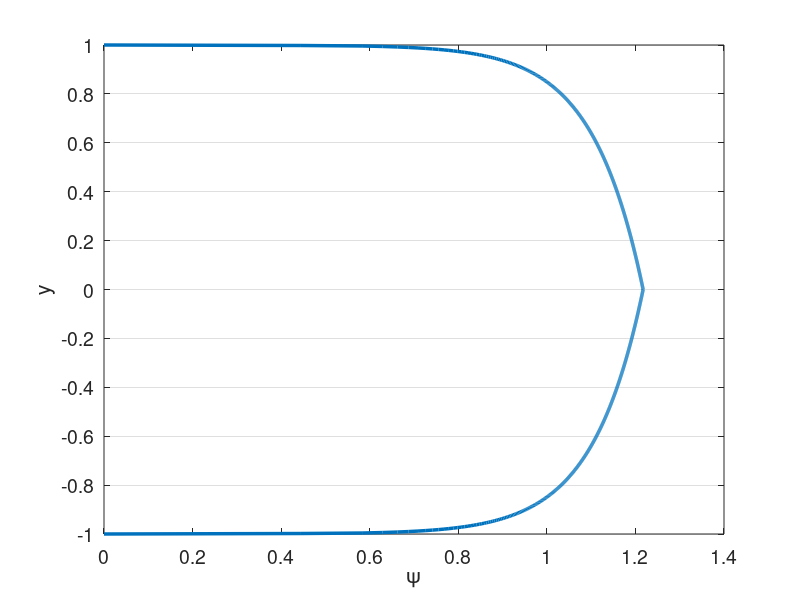

MATLAB code to generate this figure: (Note: this script raises an error after producing the figure.)
% clc
clear all
close all


set(0,'DefaultAxesFontSize',14)
set(0,'defaultLineLineWidth',2.5)
% set(0,'DefaultFigureWindowStyle','docked')


linestyles = {'k-','b-','r-','g-','c-','m-','k--','b--','r--','g--','c--','m--','k-.','b-.','r-.','g-.','c-.','m-.','k:','b:','r:','g:','c:','m:'};
pointstyles = {'ko','bo','ro','go','co','mo','k^','b^','r^','g^','c^','m^','ks','bs','rs','gs','cs','ms','k*','b*','r*','g*','c*','m*','k+','b+','r+','g+','c+','m+'};
%%

%%%%%%%%%%%%%%%%%%%%%%%%%%%%%%%%%%%%%%%%%%%%%%%%%%%%%%%%%%%%%%%%%%
% Navier-Stokes Solver Demo (2D Channel)
%%%%%%%%%%%%%%%%%%%%%%%%%%%%%%%%%%%%%%%%%%%%%%%%%%%%%%%%%%%%%%%%%%

format compact;
format short; 
mu = 1/100000; %1/395; 1/6874;
rho = 1;
Re = rho/mu; 
dpdx = 1;
k_bc_val = 0;
omg_bc_val = 0;

%N=16; E=5; N1=N+1; nL=N1*N1*E;  % 16th order
N=4; % polynomial order  
Ex=1; % Number of elements in x
Ey=10; % Number of elements in y
Tfinal=300; 
CFL=100;

rans_on = 1;
exp_mesh = 0;

soln_dir = "en_method1";
plot_soln = 1;
save_soln = 1;
plot_int = 5000;
save_soln_int = 5000;
restart = 0;
rst_step = 300000;

u_ic = Re;
pert = 0.0;
f_ic = @(x,y) 3/2*(1-y.^2);
% f_ic = @(x,y) 20*(1-y.^8);

%% Enrichment information
en_on = 1;
N_en_y = 1; 
en_mag = 3;
psi = {@(x,y) en_mag*(0.5*(1 - y.^2) + 0.*x), @(x,y) 0.*y + 0.*x};
gpsi = {@(x,y) 0.*y + 0.*x, @(x,y) en_mag*(-1.*y + 0.*x), ...
        @(x,y) 0.*y + 0.*x, @(x,y) 0.*y + 0.*x};
hpsi = {@(x,y) 0.*y + 0.*x, @(x,y) en_mag*(-1 - 0.*y + 0.*x), ...
        @(x,y) 0.*y + 0.*x, @(x,y) 0.*y + 0.*x};
    
% psi = {@(x,y) (0.5*(1 - y.^4) + 0.*x), @(x,y) 0.*y + 0.*x};
% gpsi = {@(x,y) 0.*y + 0.*x, @(x,y) (-2.*y.^3 + 0.*x), ...
%         @(x,y) 0.*y + 0.*x, @(x,y) 0.*y + 0.*x};
% hpsi = {@(x,y) 0.*y + 0.*x, @(x,y) (-6.*y.^2 + 0.*x), ...
%         @(x,y) 0.*y + 0.*x, @(x,y) 0.*y + 0.*x};
%    

    
% Law of the wall
u_tau = sqrt(0.316./(Re.^0.25)/8);
Re_t = u_tau/mu; %Re;
% u_tau = 1;
nu = 1/Re_t;
kap = 0.41;
beta = 5.2;
dypdy = u_tau/nu;
ypb = 11.062299784340414;
yp = @(y) (1-abs(y))*Re_t;
lotw = @(yp) (yp <= ypb).*yp + (yp > ypb).*(1./kap.*log(yp+eps)+beta);
psi = {@(x,y) u_tau*((yp(y) <= ypb).*yp(y) + (yp(y) > ypb).*(1./kap.*log(yp(y)+eps)+beta) + 0.*x), @(x,y) 0.*y + 0.*x};
gpsi = {@(x,y) 0.*y + 0.*x,  @(x,y) -1*sign(y).*u_tau.*(((yp(y) <= ypb).*1 + (yp(y) > ypb).*1./(kap*(yp(y)+eps)))*dypdy + 0.*x),...
        @(x,y) 0.*y + 0.*x, @(x,y) 0.*y + 0.*x};
hpsi = {@(x,y) 0.*y + 0.*x,  @(x,y) u_tau*(((yp(y) <= ypb).*0 + (yp(y) > ypb).*-1./(kap*(yp(y)+eps).^2))*dypdy*dypdy + 0.*x),...
        @(x,y) 0.*y + 0.*x, @(x,y) 0.*y + 0.*x};
    

%% Plot psi
figure(5)
ys_plot = linspace(-1,1,1000);
plot(psi{1}(0,ys_plot),ys_plot)
xlabel('\psi')
ylabel('y')
set(gca, 'YGrid', 'on', 'XGrid', 'off')
yticks(linspace(-1,1,Ey+1));

psi_p = psi{1}(0,N_en_y*2/Ey-1);
dypsi_p1 = gpsi{2}(0,N_en_y*2/Ey-1);
dypsi_p2 = gpsi{2}(0,1-N_en_y*2/Ey);

%% Begin Solve
E=Ex*Ey; % Total number of elements
N1=N+1;
disp("Generating Matrices")
Q=makeq(Ex,Ey,N); % Global continuity
R=maker(Q,Ex,N); % Restriction matrix, applies Dirichlet conditions
[X,Y]=make_geom_channel(Ex,Ey,N);      % Geometry in local form
if exp_mesh
    [X,Y]=make_geom_channel_exp(Ex,Ey,N);      % Geometry in local form
end
en_b_nodes = get_en_bound_nodes(Ex,Ey,N,N_en_y);
dom_vol = (max(max(max(X)))-min(min(min(X))))*(max(max(max(Y)))-min(min(min(Y))));

Ys = zeros(Ey*length(Y(1,:,1)),1);
for i = 1:Ey
    Ys((i-1)*(N+1)+1:(i)*(N+1)) = Y(1,:,(i-1)*Ex+1);
end
        
[G,J,ML,RX]=make_coef(X,Y);
[Ah,Bh,Ch,Dh,z,w]=semhat(N);
[Gs, Gs_x, Gs_y] =  face_mats(X,Y,E,N);
Gs_c = R*Q'*apply_en_cont(Gs,en_b_nodes,psi_p);
Gsb = R*Q'*Gs*Q*R';


[n,nb]=size(R); 
nL=N1*N1*E;

Ab=spalloc(nL,nL,nL*N);    %  Generate Abar
for j=1:nL
    x=zeros(nL,1); 
    x(j)=1; 
    Ab(:,j)=abar_c(x,Dh,G,Q);  % assembled Neumann Operator
end
A_c=R*Q'*apply_en_cont(Ab,en_b_nodes,psi_p);
S_check=full(Ab);
Ab = Q'*Ab*Q;
A=R*Ab*R'; % Full stiffness matrix
Bb=reshape(ML,nL,1); % Form Mass matrix
Bb=diag(Bb); 
Bb=sparse(Bb); 
Ma=R*Q'*Bb*Q*R'; % Assembling mass matrix  % Full mass matrix
M_c = R*Q'*apply_en_cont(Bb,en_b_nodes,psi_p);


%% Form matrices for rans

[L_x,L_y,J_x,J_y] = dir_jac(E,X,Y);
w2d = w*w';
w1d = reshape(w2d,[N1*N1,1])';
[dphi_dxi, dphi_deta, dphi_dx, dphi_dy, dpdx_dpdx, dpdy_dpdy, dpdx_dpdy, ...
        dpdx_dpdx_flat, dpdy_dpdy_flat, dpdx_dpdy_flat] ...
    = get_phi_grads(N1,Dh,E,J_x,J_y);
dphi_dx_flat = reshape(dphi_dx,N1*N1,N1*N1,E);
dphi_dy_flat = reshape(dphi_dy,N1*N1,N1*N1,E);

w2d_e = zeros(N+1,N+1,E);
for ie = 1:E
    w2d_e(:,:,ie) = w2d*L_x(ie)/2*L_y(ie)/2;
end

% myA = zeros(N1*N1*E);
% for ie=1:E
%     for i=1:N1*N1
%         for j=1:N1*N1
%             myA((ie-1)*N1*N1+i,(ie-1)*N1*N1+j) = ... 
%                 sum(J(:,:,ie).*w2d.*dpdx_dpdx(:,:,i,j,ie) ...
%                + J(:,:,ie).*w2d.*dpdy_dpdy(:,:,i,j,ie),'All');           
%         end
%     end    
% end

A_x = form_Ax(N1,E,w2d,J_x,J,dpdx_dpdx,ones(size(J)));
A_y = form_Ay(N1,E,w2d,J_y,J,dpdy_dpdy,ones(size(J)));
A_xy = form_Axy(N1,E,w2d,J_x,J_y,J,dpdx_dpdy,ones(size(J)));


SS = zeros(N1,N1,E,2,2);
OS = zeros(N1,N1,E,2,2);
dudx = zeros(N1,N1,E);
dudy = zeros(N1,N1,E);
dvdx = zeros(N1,N1,E);
dvdy = zeros(N1,N1,E);
dkdx = zeros(N1,N1,E);
dkdy = zeros(N1,N1,E);
domgdx = zeros(N1,N1,E);
domgdy = zeros(N1,N1,E);

%%
M_check=full(Bb);

Ma_uv_check = zeros(2*nL);
Ma_uv_check(1:nL,1:nL) = M_check;
Ma_uv_check(nL+1:2*nL,nL+1:2*nL) = M_check;
A_uv_check = zeros(2*nL);
A_uv_check(1:nL,1:nL) = S_check;
A_uv_check(nL+1:2*nL,nL+1:2*nL) = S_check;

M_q = full(Ma);
S_q = full(A);


%%
% Assemble overall system matrices
nn = length(Ma); % number of nodes in the domain
Ma_uv = zeros(2*nn);
Ma_uv(1:nn,1:nn) = Ma;
Ma_uv(nn+1:2*nn,nn+1:2*nn) = Ma;
Ma_uv = sparse(Ma_uv);
A_uv = zeros(2*nn);
A_uv(1:nn,1:nn) = A;
A_uv(nn+1:2*nn,nn+1:2*nn) = A;
A_uv = sparse(A_uv);
ML_uv = zeros(2*(N+1),2*(N+1),E);
ML_uv(1:N+1,1:N+1,1:E) = ML;
ML_uv(N+2:2*(N+1),N+2:2*(N+1),1:E) = ML;
G_uv = zeros(2*nn);
G_uv(1:nn,1:nn) = Gsb;
G_uv(nn+1:2*nn,nn+1:2*nn) = Gsb;
G_uv = sparse(G_uv);



%% Assemble enrichment matrices
psi_xy{1} = psi{1}(X,Y);
psi_xy{2} = psi{2}(X,Y);
gpsi_xy{1} = gpsi{1}(X,Y);
gpsi_xy{2} = gpsi{2}(X,Y);
gpsi_xy{3} = gpsi{3}(X,Y);
gpsi_xy{4} = gpsi{4}(X,Y);
psi_xy_act{1} = zeros(size(X));
psi_xy_act{2} = zeros(size(X));
gpsi_xy_act{1} = zeros(size(X));
gpsi_xy_act{2} = zeros(size(X));
gpsi_xy_act{3} = zeros(size(X));
gpsi_xy_act{4} = zeros(size(X));
if en_on
    for iy = 1:Ey
        for ix = 1:Ex
            if ((iy <= N_en_y) || (iy > Ey-N_en_y))
                i = (iy-1)*Ex+ix;
                psi_xy_act{1}(:,:,i) = psi_xy{1}(:,:,i);
                psi_xy_act{2}(:,:,i) = psi_xy{2}(:,:,i);
                gpsi_xy_act{1}(:,:,i) = gpsi_xy{1}(:,:,i);
                gpsi_xy_act{2}(:,:,i) = gpsi_xy{2}(:,:,i);
                gpsi_xy_act{3}(:,:,i) = gpsi_xy{3}(:,:,i);
                gpsi_xy_act{4}(:,:,i) = gpsi_xy{4}(:,:,i);
            end
        end
    end
end
if en_on
    disp("Computing enrichment")
    [Mp,Sp,T1,T2,T1_alt,T1_alt2,Mp_alt,Sp_alt,z_en,w_en] = enrich_mats(X,Y,E,N,psi,gpsi,hpsi,J);
    nb = N1*N1;
    
    [L_x_e,L_y_e,Jac_e,gpsi_e,Jac_e_flat,gpsi_e_flat] =  precomp_en(X,Y,E,N,psi,gpsi,hpsi);  
        
    for is=1:2
        Mp_all{is} = zeros(nb*E,nb*E);
        Sp_all{is} = zeros(nb*E,nb*E);
        T1_all{is} = zeros(N+1,N+1,E);
        T2_all{is} = zeros(N+1,N+1,E);
        T1_alt_all{is} = zeros(N+1,N+1,E);
        T1_alt2_all{is} = zeros(N+1,N+1,E);
        Mp_alt_all{is} = zeros(nb*E,nb*E);
        Sp_alt_all{is} = zeros(nb*E,nb*E);
        
        T1_rs{is} = reshape(T1{is},[N+1,N+1,E]);
        T2_rs{is} = reshape(T2{is},[N+1,N+1,E]);
        T1_alt_rs{is} = reshape(T1_alt{is},[N+1,N+1,E]);
        T1_alt2_rs{is} = reshape(T1_alt2{is},[N+1,N+1,E]);
        
        % TODO: Assemble differently for different elements
        for iy = 1:Ey
            for ix = 1:Ex
                i = (iy-1)*Ex+ix;
                if ((iy <= N_en_y) || (iy > Ey-N_en_y))
                    Mp_all{is}((i-1)*nb+1:i*nb,(i-1)*nb+1:i*nb) = Mp{is}(:,:,i);
                    Sp_all{is}((i-1)*nb+1:i*nb,(i-1)*nb+1:i*nb) = Sp{is}(:,:,i);
                    T1_all{is}(:,:,i) = T1_rs{is}(:,:,i); 
                    T2_all{is}(:,:,i) = T2_rs{is}(:,:,i);
                    T1_alt_all{is}(:,:,i) = T1_alt_rs{is}(:,:,i); 
                    T1_alt2_all{is}(:,:,i) = T1_alt2_rs{is}(:,:,i); 
                end                
            end
        end
        %%
        if is == 1
            Mp_check_1 = full(Mp_all{is});
            Sp_check_1 = full(Sp_all{is});
            T1_check_1 = full(T1_all{is});
            T2_check_1 = full(T2_all{is});
            Mp_check_2 = zeros(size(Mp_all{is}));
            Sp_check_2 = zeros(size(Mp_all{is}));
            T1_check_2 = zeros(size(Mp_all{is}));
            T2_check_2 = zeros(size(Mp_all{is}));
        elseif is == 2
            Mp_check_2 = full(Mp_all{is});
            Sp_check_2 = full(Sp_all{is});
            T1_check_2 = full(T1_all{is});
            T2_check_2 = full(T2_all{is});
        end
        %%
        Mp_all{is} = sparse(Mp_all{is});        
        Mp_full{is} = Mp_all{is};
        Mp_all_c{is} = R*Q'*apply_en_cont(Mp_all{is},en_b_nodes,psi_p);
        Mp_all{is} = R*Q'*Mp_all{is}*Q*R';
        Sp_all{is} = sparse(Sp_all{is});
        Sp_full{is} = Sp_all{is};
        Sp_all_c{is} = R*Q'*apply_en_cont(Sp_all{is},en_b_nodes,psi_p);
        Sp_all_Q{is} = Q'*Sp_all{is}*Q;
        Sp_all{is} = R*Q'*Sp_all{is}*Q*R';
        
        Mp_alt_all{is} = sparse(Mp_alt_all{is});        
        Mp_alt_all_c{is} = R*Q'*apply_en_cont(Mp_alt_all{is},en_b_nodes,psi_p);
        Mp_alt_all{is} = R*Q'*Mp_alt_all{is}*Q*R';   
    end
    
    Mp_uv = zeros(2*nn);
    Sp_uv = zeros(2*nn);
    Mp_uv(1:nn,1:nn) = Mp_all{1};
    Mp_uv(1:nn,nn+1:2*nn) = Mp_all{2};
    Sp_uv(1:nn,1:nn) = Sp_all{1};
    Sp_uv(nn+1:2*nn,nn+1:2*nn) = Sp_all{1};
    
    %%
    Mp_uv_check = zeros(2*nL);
    Mp_uv_check(1:nL,1:nL) = Mp_check_1;
    Mp_uv_check(1:nL,nL+1:2*nL) = Mp_check_2;
    Sp_uv_check(1:nL,1:nL) = Sp_check_1;
    Sp_uv_check(nL+1:2*nL,nL+1:2*nL) = Sp_check_1;
    Mp_q_1 = full(Mp_all{1});
    Sp_q_1 = full(Sp_all{1});
    
    Mp_q_2 = full(Mp_all{2});
    Sp_q_2 = full(Sp_all{2});
    %%

    Mp_uv = sparse(Mp_uv);
    Sp_uv = sparse(Sp_uv);   
end

%%

dxmin=pi*(z(N1)-z(N))/(2*Ex); % Get min dx for CFL constraint
dt=CFL*dxmin/u_ic; 

% dt = 1e-3;
nstep=ceil(Tfinal/dt); 
dt=Tfinal/nstep; 
% Print information
nstep
dt
yp1 = (1+Y(1,2))*Re

disp("Computing inverse")
Ai=pinv(full(Ab)); 

disp("Setting Initial Conditions")
% Initial conditions
u=u_ic*ones(size(ML)); 
v=0*ML;
k=k_bc_val*ones(size(ML));
omg=omg_bc_val*ones(size(ML));

for e = 1:E
    for i = 1:N+1
        for j = 1:N+1
            u(i,j,e) = f_ic(X(i,j,e),Y(i,j,e))+pert*rand()*u_ic;
            v(i,j,e) = v(i,j,e)+pert*rand()*u_ic;
            if en_on
                if ((e <= Ex*N_en_y) || (e > (Ey-N_en_y)*Ex))
                    u(i,j,e) = u(i,j,e) - psi{1}(X(i,j,e),Y(i,j,e));
                    v(i,j,e) = v(i,j,e) - psi{2}(X(i,j,e),Y(i,j,e));
                end
            end
        end
    end
end

darcy = 0.316./(Re.^0.25);
u_tau = sqrt(darcy/8);
% u_tau = 1;
% u_tau = sqrt(0.316./(Re.^0.25)/8);
Yp = max((1-abs(Y))*u_tau*Re,1e-3)+eps;
sigma = 0.6;
fact = exp((-(log10(Yp)-1).^2)./(2*sigma.^2));
k = k_bc_val + 4.5*u_tau*u_tau*fact;

eps_s = 3;
omg_bc_val = 0; %40000*u_tau.^2/(mu*eps_s.^2);
omg = omg_bc_val + 0.5*Re*u_tau*u_tau*fact;

% u = apply_en_cont_soln(u,en_b_nodes,psi_p);
u1_0=u; u2_0=u; u3_0=u; fx3_0=u; fx2_0=u; fx1_0=u; u_0 = u;
v1_0=v; v2_0=v; v3_0=v; fy3_0=v; fy2_0=v; fy1_0=v; v_0 = v;
u1=u; u2=u; u3=u; fx3=u; fx2=u; fx1=u;
v1=v; v2=v; v3=v; fy3=v; fy2=v; fy1=v;
k1=k; k2=k; k3=k; fk3=k; fk2=k; fk1=k;
omg1=omg; omg2=omg; omg3=omg; fomg3=omg; fomg2=omg; fomg1=omg;

F = dpdx*ones(size(ML));
% Fb=reshape(ML.*F,nL,1); %% Output
% 
% Fb=Bb\(Q'*Fb);  

uv = [u;v];

%%
uv_ic_check = uv;

%% Setup BC if nonzero
% u_bc = ones(size(u)).*((Y==1)+(Y==-1));
% u_bc = reshape(ML.*u_bc,nL,1);
% u_bc = Bb\(Q'*u_bc);

k_bc = k_bc_val.*ones(size(k));
k_bc = reshape(ML.*k_bc,nL,1);
k_bc = (Q'*Bb*Q)\(Q'*k_bc);

omg_bc = omg_bc_val.*ones(size(omg));
omg_bc = reshape(ML.*omg_bc,nL,1);
omg_bc = (Q'*Bb*Q)\(Q'*omg_bc);

%%
disp("Timestepping")
step = 1;
if (restart == 1)
   fname = strcat(soln_dir,"/soln_Re_",num2str(Re),"_P_",num2str(N),"_",num2str(Ex),"x",num2str(Ey),"_step_",num2str(rst_step),".mat");
   load(fname);
   step = rst_step;
end

plot1 = 1;
time = 0;
plot1 = post_channel(N,Ex,Ey,w,X,Y,Ys,en_on,step,time,u,psi_xy,N_en_y,plot1);
if save_soln
    mkdir(soln_dir);
end
%%
% psi_len = length(M_c);
% psi_c = zeros(psi_len,1);
% psi_c(1:psi_len/2) = -1*ones(psi_len/2,1)*psi_p;
% psi_c(psi_len/2+1:psi_len) = 1*ones(psi_len/2,1)*psi_p;

while step <= nstep
    % Form combined u for RANS terms
    u_comb = u;
    if en_on
        u_comb = u+psi_xy_act{1};
    end
    
    %% Form S
    u_flat = reshape(u,N1*N1,E);
    v_flat = reshape(v,N1*N1,E);
    k_flat = reshape(k,N1*N1,E);
    omg_flat = reshape(omg,N1*N1,E);

    
    for ie = 1:E
        dudx(:,:,ie) = reshape(dphi_dx_flat(:,:,ie)*u_flat(:,ie),N1,N1);
        dvdx(:,:,ie) = reshape(dphi_dx_flat(:,:,ie)*v_flat(:,ie),N1,N1);
        dudy(:,:,ie) = reshape(dphi_dy_flat(:,:,ie)*u_flat(:,ie),N1,N1);
        dvdy(:,:,ie) = reshape(dphi_dy_flat(:,:,ie)*v_flat(:,ie),N1,N1);
        dkdx(:,:,ie) = reshape(dphi_dx_flat(:,:,ie)*k_flat(:,ie),N1,N1);
        dkdy(:,:,ie) = reshape(dphi_dy_flat(:,:,ie)*k_flat(:,ie),N1,N1);
        domgdx(:,:,ie) = reshape(dphi_dx_flat(:,:,ie)*omg_flat(:,ie),N1,N1);
        domgdy(:,:,ie) = reshape(dphi_dy_flat(:,:,ie)*omg_flat(:,ie),N1,N1);
    end
    
    if en_on
        dudx = dudx + gpsi_xy_act{1};
        dudy = dudy + gpsi_xy_act{2};
        dvdx = dvdx + gpsi_xy_act{3}; % Doesn't matter given assumptions
        dvdy = dvdy + gpsi_xy_act{4}; % Doesn't matter given assumptions
    end
    
    SS(:,:,:,1,1) = 1/2*(dudx+dudx);
    SS(:,:,:,1,2) = 1/2*(dudy+dvdx);
    SS(:,:,:,2,1) = 1/2*(dvdx+dudy);
    SS(:,:,:,2,2) = 1/2*(dvdy+dvdy);
    OS(:,:,:,1,1) = 1/2*(dudx-dudx);
    OS(:,:,:,1,2) = 1/2*(dudy-dvdx);
    OS(:,:,:,2,1) = 1/2*(dvdx-dudy);
    OS(:,:,:,2,2) = 1/2*(dvdy-dvdy);
    

    %% Get rans values
    [mu_t,gam_k,gam_omg,G_k,G_omg,Y_k,Y_omg,S_k,S_omg,R1,R2,R3,omg_w] ...
        = get_rans_coeffs(rho,mu,k,omg,SS,OS,dkdx,dkdy,domgdx,domgdy,Y,u_comb,v);
    if ~rans_on
        mu_t = zeros(size(mu_t));
    end
    Re_t = rho./(mu_t+eps);
    Re_comb = rho./(mu*ones(size(mu_t))+mu_t);
    Re_k = rho./gam_k;
    Re_omg = rho./gam_omg;
    %% Timestepping
    time=step*dt;
    if step==1; b0=1.0;    b= [ -1 0 0 ]';       a=[ 1  0 0 ]'; end
    if step==2; b0=1.5;    b=([ -4 1 0 ]')./2;   a=[ 2 -1 0 ]'; end
    if step>=3; b0=11./6.; b=([ -18 9 -2 ]')./6; a=[ 3 -3 1 ]'; end

    if ~rans_on
        % Compute A
        [A_x_full,A_y_full,A_xy_full] = form_Ax_Ay_Axy(N1,E,w1d,J,dpdx_dpdx_flat,dpdy_dpdy_flat,dpdx_dpdy_flat,Re_comb);
        A_x = R*Q'*A_x_full*Q*R';
        A_y = R*Q'*A_y_full*Q*R';
        A_xy = R*Q'*A_xy_full*Q*R';
        A_uv = zeros(2*nn);
        A_uv(1:nn,1:nn) = 2*A_x+A_y+A_xy;
        A_uv(nn+1:2*nn,nn+1:2*nn) = A_x+2*A_y+A_xy';
        A_uv = sparse(A_uv);
        
        T1_rhs = 0;
        
        if en_on
            A_full = 2*A_x_full+A_y_full+A_xy_full;
            A_c=R*Q'*apply_en_cont(A_full,en_b_nodes,psi_p);
            [T1_new] = form_T1_psi(E,N,w1d,Jac_e_flat,dphi_dy_flat,gpsi_e_flat,Re_comb,N_en_y);
            T1_rhs = (dt/b0)*R*Q'*reshape(T1_new,nL,1);
            
            H_uv = (Ma_uv + (A_uv)*dt/(b0) + dt/b0*(Mp_uv + Sp_uv));
            H_c = (M_c + (A_c)*dt/(b0) + dt/b0*(Mp_all_c{1}+Sp_all_c{1}));
            if en_on == 2
                H_uv = (Ma_uv + (A_uv)*dt/(b0*Re)); % + dt/b0*(Mp_uv + Sp_uv));
                H_c = (M_c + (A_c)*dt/(b0*Re)); % + dt/b0*(Mp_all_c{1}+Sp_all_c{1}));
            end
            %             H_q = full(H_uv);
            rhs_c = (H_c);
            [LH_uv,UH_uv]=lu(H_uv);
        end
    end
    
%     if step>=3
        if en_on
%             A_full = 2*A_x_full+A_y_full+A_xy_full;
%             A_c=R*Q'*apply_en_cont(A_full,en_b_nodes,psi_p);
% 
% %             H_x=(Ma + A*dt/(b0*Re) + dt/b0*(Mp_all{1} + Sp_all{1}));
% %             H_y=(Ma + A*dt/(b0*Re));
% %             [LH_x,UH_x]=lu(H_x);
% %             [LH_y,UH_y]=lu(H_y);
%             terms_x = 1/Re*(T1_all{1})+T2_all{1};
%             terms_y = 1/Re*(T1_all{2})+T2_all{2};
%             
% %             T1_comp = 1/Re*reshape(T1_alt_all{1},nL,1);
%             [T1_new] = form_T1_psi(E,N,w1d,Jac_e_flat,dphi_dy_flat,gpsi_e_flat,Re_comb,N_en_y);
%             
%             T1_rhs = (dt/b0)*R*Q'*reshape(T1_new,nL,1);
%             
%             H_uv = (Ma_uv + (A_uv)*dt/(b0) + dt/b0*(Mp_uv + Sp_uv));
%             H_c = (M_c + (A_c)*dt/(b0) + dt/b0*(Mp_all_c{1}+Sp_all_c{1}));
%             if en_on == 2
%                 H_uv = (Ma_uv + (A_uv)*dt/(b0*Re)); % + dt/b0*(Mp_uv + Sp_uv));
%                 H_c = (M_c + (A_c)*dt/(b0*Re)); % + dt/b0*(Mp_all_c{1}+Sp_all_c{1}));
%             end
% %             H_q = full(H_uv);
%             rhs_c = (H_c);
%             [LH_uv,UH_uv]=lu(H_uv);
            
            if rans_on
                [A_x_k,A_y_k] = form_Ax_Ay(N1,E,w1d,J,dpdx_dpdx_flat,dpdy_dpdy_flat,Re_k);
                A_k = R*Q'*(A_x_k + A_y_k)*Q*R';
                Ab_k = Q'*(A_x_k + A_y_k)*Q;
                H_k=(Ma+A_k*dt/(b0)+dt/b0*Sp_all{1});
                H_k_bar = (Q'*Bb*Q+ Ab_k*dt/(b0)+dt/b0*Sp_all_Q{1});
                if en_on == 2
                    H_k=(Ma+A_k*dt/(b0));%+dt/b0*Sp_all{1});
                    H_k_bar = (Q'*Bb*Q+ Ab_k*dt/(b0));%+dt/b0*Sp_all_Q{1});
                end
        
                [LH_k,UH_k]=lu(H_k);
        
                % Assuming Re_omg=Re_k
                H_omg = H_k;
                H_omg_bar = H_k_bar;
                LH_omg = LH_k;
                UH_omg = UH_k;
            end
        else
%             H=(Ma + A*dt/(b0*Re));
%             [LH_x,UH_x]=lu(H);
%             LH_y = LH_x;
%             UH_y = UH_x;

            terms_x = zeros(N+1,N+1,E);
            terms_y = zeros(N+1,N+1,E);
            T1_rhs = 0;
            
            H_uv = (Ma_uv + (A_uv)*dt/(b0));
%             H_check = (Ma_uv_check + A_uv_check*dt/(b0*Re)); 
            rhs_c = zeros(size(Ma(:,1)));
            [LH_uv,UH_uv]=lu(H_uv);
            
%             Hbar=(Bb+ Ab*dt/(b0*Re));
            if rans_on
                [A_x_k,A_y_k] = form_Ax_Ay(N1,E,w1d,J,dpdx_dpdx_flat,dpdy_dpdy_flat,Re_k);
                A_k = R*Q'*(A_x_k + A_y_k)*Q*R';
                Ab_k = Q'*(A_x_k + A_y_k)*Q;
                H_k=(Ma+A_k*dt/(b0));
                H_k_bar = (Q'*Bb*Q+ Ab_k*dt/(b0));
        
                [LH_k,UH_k]=lu(H_k);
        
                % Assuming Re_omg=Re_k
                H_omg = H_k;
                H_omg_bar = H_k_bar;
                LH_omg = LH_k;
                UH_omg = UH_k;
            end
        end
        
        b0i=1./b0;
%     end % Viscous op

 
    %% uv version
    
%   Nonlinear step - unassembled, not multiplied by mass matrix
%     uv_0 = [u_rhs_0+rhs_c;v_rhs_0];
%     uv_0=UH_uv\(LH_uv\uv_0);
%     
%     u_0 = uv_0(1:nn);
%     v_0 = uv_0(nn+1:2*nn);
%     u_0=Q*(R'*u_0);
%     if en_on
%         u_0 = apply_en_cont_soln(Ey,N_en_y,en_b_nodes,u_0,psi_p);
%     end
%     u_0=reshape(u_0,N1,N1,E);
%     v_0=Q*(R'*v_0);
%     v_0=reshape(v_0,N1,N1,E);
    
    %% Setup Convection terms and forcing terms
    fx1 = -convl(u,RX,Dh,u,v); % + F; % du = Cu  
    fy1 = -convl(v,RX,Dh,u,v); % dv = Cv
    fk1 = -convl(k,RX,Dh,u,v) + G_k - Y_k + S_k; % dk = Ck
    fomg1 = -convl(omg,RX,Dh,u,v) + G_omg - Y_omg + S_omg + R1 + R2 + R3; % domg = Comg
    fx1_0 = F;
    fy1_0 = zeros(size(F));
    
    if en_on == 2
        en_u = dt/b0*((Sp_full{1}+Mp_full{1})*reshape(u,nL,1)+Mp_full{2}*reshape(v,nL,1));
        en_u = reshape(en_u,N1,N1,E);
        en_u_0 = dt/b0*((Sp_full{1}+Mp_full{1})*reshape(u_0,nL,1)+Mp_full{2}*reshape(v_0,nL,1));
        en_u_0 = reshape(en_u_0,N1,N1,E);
        en_v = dt/b0*Mp_full{2}*reshape(v,nL,1);
        en_v = reshape(en_v,N1,N1,E);
        
        en_k = dt/b0*Sp_full{1}*reshape(k,nL,1);
        en_k = reshape(en_k,N1,N1,E); 
        en_omg = dt/b0*Sp_full{1}*reshape(omg,nL,1);
        en_omg = reshape(en_omg,N1,N1,E); 
        
        
        % SRB
        fx1 = fx1 - en_u;
        fx1_0 = fx1_0;% - en_u_0; 
        fy1 = fy1 - en_v;
        fk1 = fk1 - en_k;
        fomg1 = fomg1 - en_omg;
    end
    
    %% Setup residual terms in bdf

    rx   = a(1)*fx1   + a(2)*fx2   + a(3)*fx3; % kth-order extrapolation
    ry   = a(1)*fy1   + a(2)*fy2   + a(3)*fy3;
    rk   = a(1)*fk1   + a(2)*fk2   + a(3)*fk3;
    romg = a(1)*fomg1 + a(2)*fomg2 + a(3)*fomg3;
    rx_0 = a(1)*fx1_0   + a(2)*fx2_0   + a(3)*fx3_0;
    ry_0 = a(1)*fy1_0   + a(2)*fy2_0   + a(3)*fy3_0;

    fx3=fx2; fx2=fx1; 
    fy3=fy2; fy2=fy1; 
    fk3=fk2; fk2=fk1;
    fomg3=fomg2; fomg2=fomg1;
    fx3_0=fx2_0; fx2_0=fx1_0; 
    fy3_0=fy2_0; fy2_0=fy1_0; 

    %% Add residual terms to bdf
    rx  = dt*rx - (b(1)*u+b(2)*u2+b(3)*u3); u3=u2; u2=u; % Add BDF terms
    ry  = dt*ry - (b(1)*v+b(2)*v2+b(3)*v3); v3=v2; v2=v; %     and
    rk  = dt*rk - (b(1)*k+b(2)*k2+b(3)*k3); k3=k2; k2=k;
    romg = dt*romg - (b(1)*omg+b(2)*omg2+b(3)*omg3); omg3=omg2; omg2=omg;
    rx_0  = dt*rx_0 - (b(1)*u_0+b(2)*u2_0+b(3)*u3_0); u3_0=u2_0; u2_0=u_0; % Add BDF terms
    ry_0  = dt*ry_0 - (b(1)*v_0+b(2)*v2_0+b(3)*v3_0); v3_0=v2_0; v2_0=v_0; % Add BDF terms
    
    ut  = b0i*rx; 
    vt  = b0i*ry; 
    k   = b0i*rk;
    omg = b0i*romg;
    ut_0  = b0i*rx_0; 
    vt_0  = b0i*ry_0; 
% 
%   uL=ut; vL=vt;
%   uL_0=ut_0;
%   vL_0=vt_0;
%   pr =0;
%   pr_0 = 0;
    [uL,vL,pr]=pressure_project(ut,vt,Ai,Q,ML,RX,Dh); % Div-free velocity
    [uL_0,vL_0,pr_0]=pressure_project(ut_0,vt_0,Ai,Q,ML,RX,Dh); % Div-free velocity
    pr = (b0/dt)*pr;
    pr_0 = (b0/dt)*pr_0;
    

    %%

    %   Set RHS.                 %Viscous update. %  Convert to local form.
%     u=R*(Q'*reshape(ML.*uL,nL,1)-Hbar*u_bc);
    u_rhs=R*(Q'*reshape(ML.*uL,nL,1));
    v_rhs=R*(Q'*reshape(ML.*vL,nL,1));
    u_rhs_0=R*(Q'*reshape(ML.*uL_0,nL,1));
    v_rhs_0=R*(Q'*reshape(ML.*vL_0,nL,1));
    
    if rans_on
        k_rhs=R*(Q'*reshape(ML.*k,nL,1));%-H_k_bar*k_bc);
        omg_rhs=R*(Q'*reshape(ML.*omg,nL,1));%-H_omg_bar*omg_bc);
    end
    
    %%
    
    % Solve k and omg first
    if rans_on
        k = UH_k\(LH_k\k_rhs);
        omg = UH_omg\(LH_omg\omg_rhs);
        k=Q*(R'*k);%+k_bc);
        omg=Q*(R'*omg);%+omg_bc);
        k=reshape(k,N1,N1,E);
        omg=reshape(omg,N1,N1,E);
        mu_t = rho.*k./(omg_w+omg);
        
        % recompute matrices for uv 
        Re_t = rho./(mu_t+eps);
        Re_comb = rho./(mu*ones(size(mu_t))+mu_t*rans_on);
        
        [A_x_full,A_y_full,A_xy_full] = form_Ax_Ay_Axy(N1,E,w1d,J,dpdx_dpdx_flat,dpdy_dpdy_flat,dpdx_dpdy_flat,Re_comb);
        A_x = R*Q'*A_x_full*Q*R';
        A_y = R*Q'*A_y_full*Q*R';
        A_xy = R*Q'*A_xy_full*Q*R';
        A_uv = zeros(2*nn);
        A_uv(1:nn,1:nn) = 2*A_x+A_y+A_xy;
        A_uv(nn+1:2*nn,nn+1:2*nn) = A_x+2*A_y+A_xy';
        A_uv = sparse(A_uv);
                
        H_uv = (Ma_uv + (A_uv)*dt/(b0));
        %             H_check = (Ma_uv_check + A_uv_check*dt/(b0*Re));
        rhs_c = zeros(size(Ma(:,1)));
        [LH_uv,UH_uv]=lu(H_uv);
        
        if en_on           
            A_full = 2*A_x_full+A_y_full+A_xy_full;
            A_c=R*Q'*apply_en_cont(A_full,en_b_nodes,psi_p);
            [T1_new] = form_T1_psi(E,N,w1d,Jac_e_flat,dphi_dy_flat,gpsi_e_flat,Re_comb,N_en_y);
            T1_rhs = (dt/b0)*R*Q'*reshape(T1_new,nL,1);
            
            H_uv = (Ma_uv + (A_uv)*dt/(b0) + dt/b0*(Mp_uv + Sp_uv));
            H_c = (M_c + (A_c)*dt/(b0) + dt/b0*(Mp_all_c{1}+Sp_all_c{1}));
            if en_on == 2
                H_uv = (Ma_uv + (A_uv)*dt/(b0*Re)); % + dt/b0*(Mp_uv + Sp_uv));
                H_c = (M_c + (A_c)*dt/(b0*Re)); % + dt/b0*(Mp_all_c{1}+Sp_all_c{1}));
            end
%             H_q = full(H_uv);
            rhs_c = (H_c);
            [LH_uv,UH_uv]=lu(H_uv);
        end
    end
    
    % SRB
    u_rhs = u_rhs + T1_rhs;
    u_rhs_0 = u_rhs_0;% + T1_rhs;
    
    %% Solve for u_0, v_0, p_0
    % SRB
    uv_0 = [u_rhs_0;v_rhs_0];
    uv_0=UH_uv\(LH_uv\uv_0);
    
    u_0 = uv_0(1:nn);
    v_0 = uv_0(nn+1:2*nn);
    u_0=Q*(R'*u_0);
    %SRB
%     if en_on
%         u_0 = apply_en_cont_soln(Ey,N_en_y,en_b_nodes,u_0,psi_p);
%     end
    u_0=reshape(u_0,N1,N1,E);
    v_0=Q*(R'*v_0);
    v_0=reshape(v_0,N1,N1,E);
    
    
    %% Solve for u', v', p'
    %SRB
    uv = [u_rhs+rhs_c;v_rhs];
    uv=UH_uv\(LH_uv\uv); 
   
    u = uv(1:nn);
    v = uv(nn+1:2*nn);
    u=Q*(R'*u);
    %SRB
    if en_on
        u = apply_en_cont_soln(Ey,N_en_y,en_b_nodes,u,psi_p);
    end
    u=reshape(u,N1,N1,E);
    v=Q*(R'*v);
    v=reshape(v,N1,N1,E);
    
    %% Add in forcing term
    u_comb = u;
    u_0_comb = u_0;
    if en_on
        u_comb = u+psi_xy_act{1};
%         u_0_comb = u_0+psi_xy_act{1};
    end
    % Integrate domain
    avg_u = sum(u_comb.*w2d_e,'All')/dom_vol;
    avg_u_0 = sum(u_0_comb.*w2d_e,'All')/dom_vol;
    alpha_0 = (1-avg_u)/avg_u_0;
    
    % SRB 
    u = u + alpha_0*u_0;
%     u_comb = u_comb + alpha_0*u_comb;
%     u =  u_comb;
%     if en_on
%         u = u_comb - psi_xy_act{1};
%     end
    v = v + alpha_0*v_0;
    pr = pr + alpha_0*pr_0;
    
    
%% Output
    if mod(step,plot_int)==0 && plot_soln
        [plot1,u_mean] = post_channel(N,Ex,Ey,w,X,Y,Ys,en_on,step,time,u,psi_xy,N_en_y,plot1);
%         avg_u = sum(u.*w2d_e,'All')/dom_vol
    end
    if mod(step,save_soln_int)==0 && save_soln
        disp(step)
        fname = strcat(soln_dir,"/soln_Re_",num2str(Re),"_P_",num2str(N),"_",num2str(Ex),"x",num2str(Ey),"_step_",num2str(step),".mat");
        save(fname); %,"u","v","pr","psi","gpsi","hpsi","N","Ex","Ey","en_on","time","psi_xy","N_en_y","w","X","Y","Ys","Re","pert","k","omg","mu_t","k_bc","omg_bc","rho","u_0","v_0","pr_0");
    end
    if isnan(u(1,2))
        step
        time
        return
    end
    
    step = step + 1;
end
if  plot_soln
    [plot1,u_mean] = post_channel(N,Ex,Ey,w,X,Y,Ys,en_on,step,time,u,psi_xy,N_en_y,plot1);
    avg_u = sum(u.*w2d_e,'All')/dom_vol
end
if  save_soln
    fname = strcat(soln_dir,"/soln_Re_",num2str(Re),"_P_",num2str(N),"_",num2str(Ex),"x",num2str(Ey),"_step_",num2str(step),".mat");
    save(fname);
    %         ,"u","v","pr","psi","gpsi","hpsi","N","Ex","Ey","en_on","time","psi_xy","N_en_y","w","X","Y","Ys","Re","pert",...
    %             "k","omg","mu_t","k_bc","omg_bc","rho","fk1","fk2","fk3","fomg1","fomg2","fomg3","fx1","fx2","fx3","fy1","fy2","fy3",...
    %             "fx1_0","fx2_0","fx3_0","fy1_0","fy2_0","fy3_0","pr_0","u_0","v_0","u1","u2","u3","v1","v2","v3","k1","k2","k3","omg1","omg2","omg3");
end